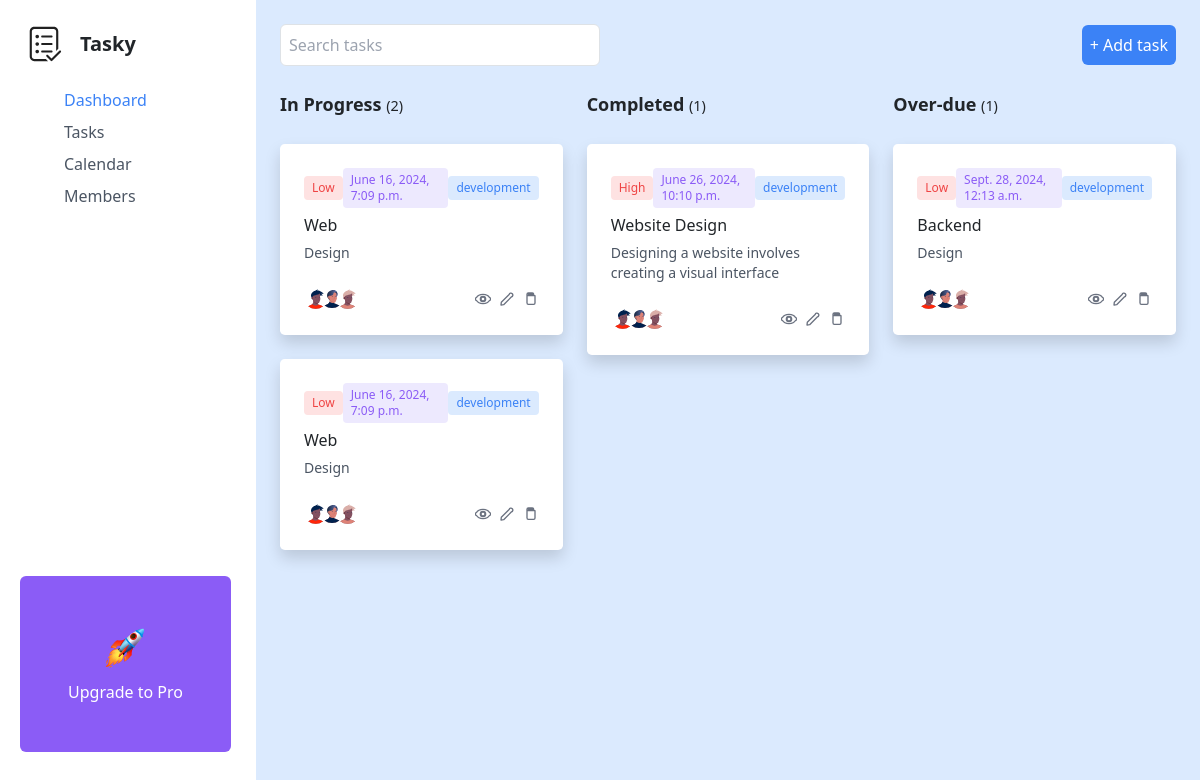
Page /welcome/dashboard on the earlier database version.
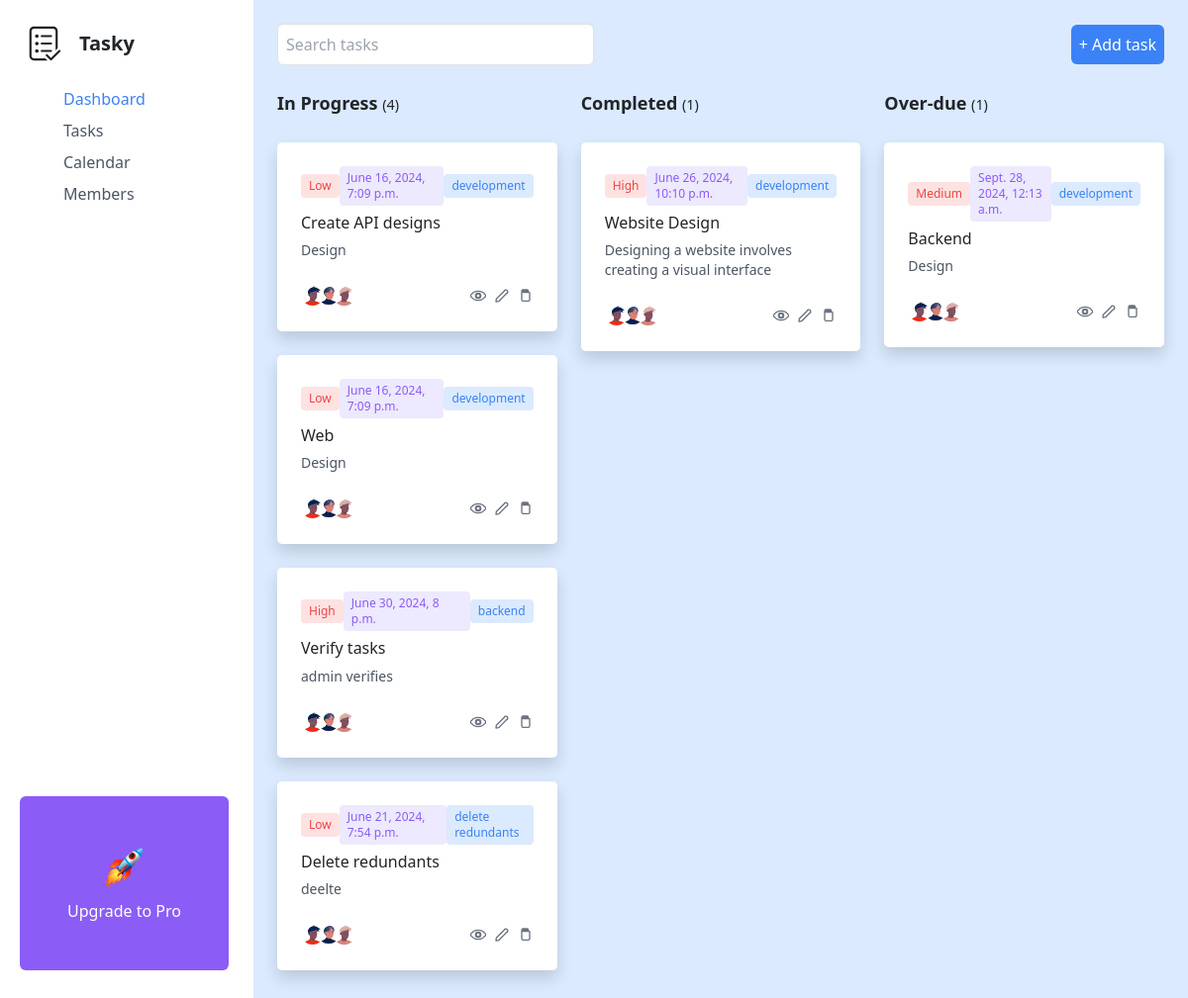
Same page on the later database version.
### dashboard/models.py (models this page shows, shortened)
class Task(models.Model):
    STATUS_CHOICES = [
        ('In Progress', 'In Progress'),
        ('Completed', 'Completed'),
        ('Overdue', 'Overdue'),
    ]
    PRIORITY_CHOICES = [
        ('Low', 'Low'),
        ('Medium', 'Medium'),
        ('High', 'High'),
    ]
    title = models.CharField(max_length=255)
    description = models.TextField()
    status = models.CharField(max_length=20, choices=STATUS_CHOICES)
    priority = models.CharField(max_length=20, choices=PRIORITY_CHOICES)
    due_date = models.DateTimeField()
    category = models.CharField(max_length=100)
    assigned_to = models.ForeignKey(User, on_delete=models.CASCADE)

### templates/dashboard/views.py (the view)
# urls.py: path('dashboard', views.index, name='dashboard'),
def index(request):
    in_progress_tasks = Task.objects.filter(status='In Progress')
    count_in_progress = in_progress_tasks.count()
    completed_tasks = Task.objects.filter(status='Completed')
    count_completed = completed_tasks.count()
    overdue_tasks = Task.objects.filter(status='Overdue')
    count_overdue = overdue_tasks.count()
    all_tasks = Task.objects.all()
    users = User.objects.all()
    context = {
        'in_progress_tasks': in_progress_tasks,
        'completed_tasks': completed_tasks,
        'overdue_tasks': overdue_tasks,
        'all_tasks': all_tasks,
        'in_progress_counter': count_in_progress,
        'completed_counter': count_completed,
        'overdue_counter': count_overdue,
        'users': users,
    }
    return render(request, 'dashboard/index.html', context)

### templates/dashboard/index.html (shortened to what the changed rows need)
<!DOCTYPE html>
<html lang="en">
<head>
    <link href="https://stackpath.bootstrapcdn.com/bootstrap/4.5.2/css/bootstrap.min.css" rel="stylesheet">
    <link href="https://cdn.jsdelivr.net/npm/tailwindcss@2.2.19/dist/tailwind.min.css" rel="stylesheet">
    <link rel="stylesheet" href="https://cdnjs.cloudflare.com/ajax/libs/heroicons/1.0.6/heroicons.min.css" />
</head>
<body class="bg-blue-100">
    <div class="flex flex-col md:flex-row min-h-screen">
        {% load static %}
        <main class="flex-1 p-6">
            <div class="grid grid-cols-3 gap-6">
                <div>
                    <h2 class="text-lg font-semibold mb-4">In Progress
                        <span class="small"> ({{ in_progress_counter }}) </span>
                    </h2>
                    {% for task in in_progress_tasks %}
                        <div
                        id="inProgressColumn"
                         class="bg-white p-4 my-6 rounded-lg shadow task-card status-column cursor-pointer"
                         draggable="true" data-task-id="{{ task.id }}">
                            <div class="bg-gray flex justify-between items-center mb-2">
                                <span class="text-xs bg-red-100 text-red-500 py-1 px-2 rounded">{{ task.priority}}</span>
                                <span class="text-xs bg-purple-100 text-purple-500 py-1 px-2 rounded">
                                    {{ task.due_date }}
                                </span>
                                <span class="text-xs bg-blue-100 text-blue-500 py-1 px-2 rounded"> {{ task.category }} </span>
                            </div>
                            <div>
                                <h3 class="text-md font-medium mb-2">{{ task.title }}</h3>
                                <p class="text-sm text-gray-600 mb-4">
                                    {{ task.description }}
                                </p>
                                <div class="flex items-center justify-between">
                                    <div class="flex">
                                        <img src="{% static 'img/avatar-1.svg' %}" alt="Avatar" class="w-6 h-6 rounded-full">
                                        <img src="{% static 'img/avatar-2.svg' %}" alt="Avatar" class="w-6 h-6 rounded-full -ml-2">
                                        <img src="{% static 'img/avatar-3.svg' %}" alt="Avatar" class="w-6 h-6 rounded-full -ml-2">
                                    </div>
                                    <div class="flex">
                                        <svg data-toggle="modal" data-target="#viewTaskModal" data-id="{{ task.id }}"
                                        xmlns="http://www.w3.org/2000/svg" fill="none" viewBox="0 0 24 24" stroke="currentColor" class="view-task-btn cursor-pointer w-4 h-4 text-gray-500 hover:text-gray-700">
                                            <path stroke-linecap="round" stroke-linejoin="round" stroke-width="2" d="M15 12a3 3 0 11-6 0 3 3 0 016 0zm1 0a4 4 0 11-8 0 4 4 0 018 0zm6-1.95C20.467 7.3 17.398 5 12 5S3.533 7.3 2 10.05a2 2 0 000 3.9C3.533 16.7 6.602 19 12 19s8.467-2.3 10-5.05a2 2 0 000-3.9z"/>
                                        </svg>
                                        <svg  data-toggle="modal" data-target="#updateTaskModal{{ task.id }}"
                                        xmlns="http://www.w3.org/2000/svg" fill="none" viewBox="0 0 24 24" stroke="currentColor" class="cursor-pointer w-4 h-4 mx-2 text-gray-500 hover:text-gray-700">
                                            <path stroke-linecap="round" stroke-linejoin="round" stroke-width="2" d="M15.232 5.232a2.828 2.828 0 113.536 3.536L7 20.536 3 21l.464-4L15.232 5.232z"/>
                                        </svg>
                                        <svg data-toggle="modal" data-target="#deleteTaskModal{{ task.id }}"
                                        xmlns="http://www.w3.org/2000/svg" fill="none" viewBox="0 0 24 24" stroke="currentColor" class="cursor-pointer w-4 h-4 text-gray-500 hover:text-gray-700">
                                            <path stroke-linecap="round" stroke-linejoin="round" stroke-width="2" d="M6 18L6 7M6 7h12m-6 0V5m4 0H8m10 2v11c0 1.104-.896 2-2 2H8c-1.104 0-2-.896-2-2V7m10 0h-4m4 0V5a2 2 0 00-2-2H8a2 2 0 00-2 2v2z"/>
                                        </svg>
                                    </div>
                                </div>
                            </div>
                        </div>
                    {% endfor %}
                </div>
                <div>
                    <h2 class="text-lg font-semibold mb-4">
                        Completed
                        <span class="small"> ({{ completed_counter }}) </span>
                    </h2>
                    {% for task in completed_tasks %}
                        <div class="task-card status-column cursor-pointer bg-white p-4 my-6 rounded-lg shadow"
                            draggable="true" data-task-id="{{ task.id }}"
                            id="completedColumn">
                            <div class="bg-gray flex justify-between items-center mb-2">
                                <span class="text-xs bg-red-100 text-red-500 py-1 px-2 rounded">{{ task.priority}}</span>
                                <span class="text-xs bg-purple-100 text-purple-500 py-1 px-2 rounded">
                                    {{ task.due_date }}
                                </span>
                                <span class="text-xs bg-blue-100 text-blue-500 py-1 px-2 rounded"> {{ task.category }} </span>
                            </div>
                            <div>
                                <h3 class="text-md font-medium mb-2">{{ task.title }}</h3>
                                <p class="text-sm text-gray-600 mb-4">
                                    {{ task.description }}
                                </p>
                                <div class="flex items-center justify-between">
                                    <div class="flex">
                                        <img src="{% static 'img/avatar-1.svg' %}" alt="Avatar" class="w-6 h-6 rounded-full">
                                        <img src="{% static 'img/avatar-2.svg' %}" alt="Avatar" class="w-6 h-6 rounded-full -ml-2">
                                        <img src="{% static 'img/avatar-3.svg' %}" alt="Avatar" class="w-6 h-6 rounded-full -ml-2">
                                    </div>
                                    <div class="flex">
                                        <svg data-toggle="modal" data-target="#viewTaskModal" data-id="{{ task.id }}"
                                        xmlns="http://www.w3.org/2000/svg" fill="none" viewBox="0 0 24 24" stroke="currentColor" class="view-task-btn cursor-pointer w-4 h-4 text-gray-500 hover:text-gray-700">
                                            <path stroke-linecap="round" stroke-linejoin="round" stroke-width="2" d="M15 12a3 3 0 11-6 0 3 3 0 016 0zm1 0a4 4 0 11-8 0 4 4 0 018 0zm6-1.95C20.467 7.3 17.398 5 12 5S3.533 7.3 2 10.05a2 2 0 000 3.9C3.533 16.7 6.602 19 12 19s8.467-2.3 10-5.05a2 2 0 000-3.9z"/>
                                        </svg>
                                        <svg  data-toggle="modal" data-target="#updateTaskModal{{ task.id }}"
                                        xmlns="http://www.w3.org/2000/svg" fill="none" viewBox="0 0 24 24" stroke="currentColor" class="cursor-pointer w-4 h-4 mx-2 text-gray-500 hover:text-gray-700">
                                            <path stroke-linecap="round" stroke-linejoin="round" stroke-width="2" d="M15.232 5.232a2.828 2.828 0 113.536 3.536L7 20.536 3 21l.464-4L15.232 5.232z"/>
                                        </svg>
                                        <svg data-toggle="modal" data-target="#deleteTaskModal{{ task.id }}"
                                        xmlns="http://www.w3.org/2000/svg" fill="none" viewBox="0 0 24 24" stroke="currentColor" class="cursor-pointer w-4 h-4 text-gray-500 hover:text-gray-700">
                                            <path stroke-linecap="round" stroke-linejoin="round" stroke-width="2" d="M6 18L6 7M6 7h12m-6 0V5m4 0H8m10 2v11c0 1.104-.896 2-2 2H8c-1.104 0-2-.896-2-2V7m10 0h-4m4 0V5a2 2 0 00-2-2H8a2 2 0 00-2 2v2z"/>
                                        </svg>
                                    </div>
                                </div>
                            </div>
                        </div>
                    {% endfor %}
                </div>
                <div>
                    <h2 class="text-lg font-semibold mb-4">
                        Over-due
                        <span class="small"> ({{ overdue_counter }}) </span>
                    </h2>
                    {% for task in overdue_tasks %}
                        <div class="task-card status-column cursor-pointer bg-white p-4 my-6 rounded-lg shadow"
                            draggable="true" data-task-id="{{ task.id }}"
                            id="overdueColumn">
                            <div class="bg-gray flex justify-between items-center mb-2">
                                <span class="text-xs bg-red-100 text-red-500 py-1 px-2 rounded">{{ task.priority}}</span>
                                <span class="text-xs bg-purple-100 text-purple-500 py-1 px-2 rounded">
                                    {{ task.due_date }}
                                </span>
                                <span class="text-xs bg-blue-100 text-blue-500 py-1 px-2 rounded"> {{ task.category }} </span>
                            </div>
                            <div>
                                <h3 class="text-md font-medium mb-2">{{ task.title }}</h3>
                                <p class="text-sm text-gray-600 mb-4">
                                    {{ task.description }}
                                </p>
                                <div class="flex items-center justify-between">
                                    <div class="flex">
                                        <img src="{% static 'img/avatar-1.svg' %}" alt="Avatar" class="w-6 h-6 rounded-full">
                                        <img src="{% static 'img/avatar-2.svg' %}" alt="Avatar" class="w-6 h-6 rounded-full -ml-2">
                                        <img src="{% static 'img/avatar-3.svg' %}" alt="Avatar" class="w-6 h-6 rounded-full -ml-2">
                                    </div>
                                    <div class="flex">
                                        <svg data-toggle="modal" data-target="#viewTaskModal" data-id="{{ task.id }}"
                                        xmlns="http://www.w3.org/2000/svg" fill="none" viewBox="0 0 24 24" stroke="currentColor" class="view-task-btn cursor-pointer w-4 h-4 text-gray-500 hover:text-gray-700">
                                            <path stroke-linecap="round" stroke-linejoin="round" stroke-width="2" d="M15 12a3 3 0 11-6 0 3 3 0 016 0zm1 0a4 4 0 11-8 0 4 4 0 018 0zm6-1.95C20.467 7.3 17.398 5 12 5S3.533 7.3 2 10.05a2 2 0 000 3.9C3.533 16.7 6.602 19 12 19s8.467-2.3 10-5.05a2 2 0 000-3.9z"/>
                                        </svg>
                                        <svg  data-toggle="modal" data-target="#updateTaskModal{{ task.id }}"
                                        xmlns="http://www.w3.org/2000/svg" fill="none" viewBox="0 0 24 24" stroke="currentColor" class="cursor-pointer w-4 h-4 mx-2 text-gray-500 hover:text-gray-700">
                                            <path stroke-linecap="round" stroke-linejoin="round" stroke-width="2" d="M15.232 5.232a2.828 2.828 0 113.536 3.536L7 20.536 3 21l.464-4L15.232 5.232z"/>
                                        </svg>
                                        <svg data-toggle="modal" data-target="#deleteTaskModal{{ task.id }}"
                                        xmlns="http://www.w3.org/2000/svg" fill="none" viewBox="0 0 24 24" stroke="currentColor" class="cursor-pointer w-4 h-4 text-gray-500 hover:text-gray-700">
                                            <path stroke-linecap="round" stroke-linejoin="round" stroke-width="2" d="M6 18L6 7M6 7h12m-6 0V5m4 0H8m10 2v11c0 1.104-.896 2-2 2H8c-1.104 0-2-.896-2-2V7m10 0h-4m4 0V5a2 2 0 00-2-2H8a2 2 0 00-2 2v2z"/>
                                        </svg>
                                    </div>
                                </div>
                            </div>
                        </div>
                    {% endfor %}
                </div>
            </div>
        </main>
    </div>
</body>
</html>

Differences in the rows shown:
changed Task: title "Web" → "Create API designs"
added Task: priority "High", due_date "June 30, 2024, 8 p.m.", category "backend", title "Verify tasks", description "admin verifies", shown under "In Progress (4)"
added Task: priority "Low", due_date "June 21, 2024, 7:54 p.m.", category "delete redundants", title "Delete redundants", description "deelte", shown under "In Progress (4)"
changed Task "Backend": priority "Low" → "Medium"
Other differences:
{{ in_progress_counter }}: "2" → "4"
